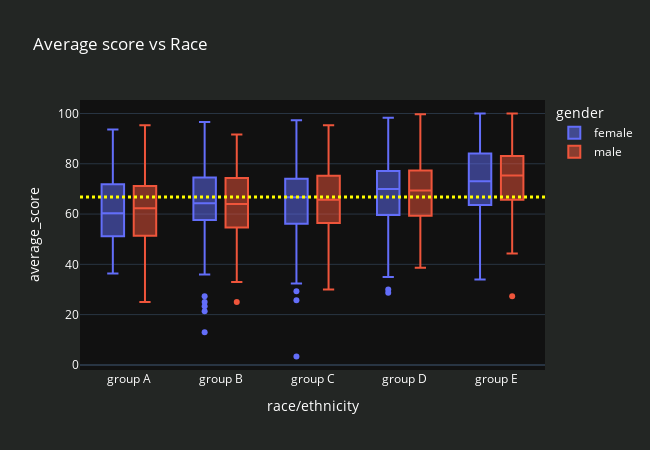
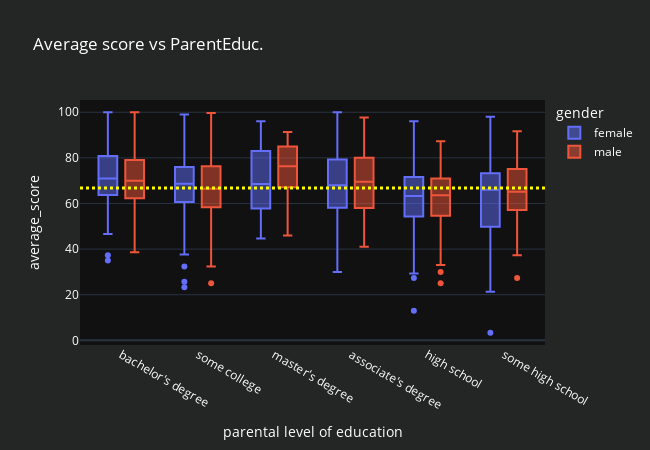
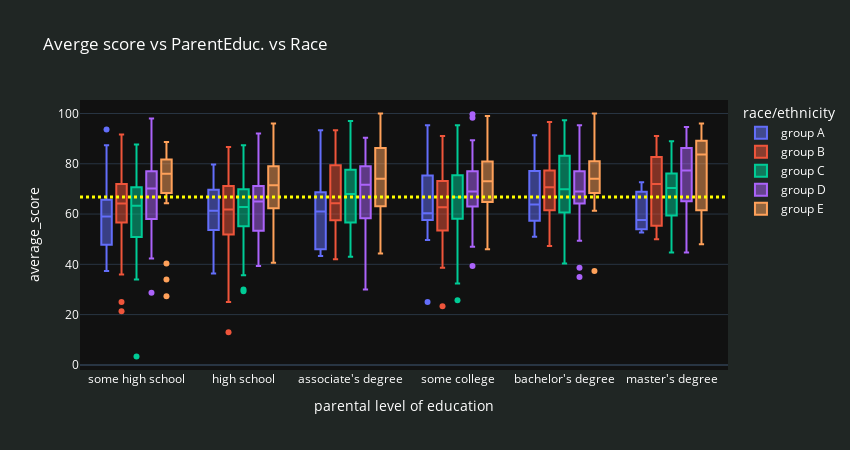

The code cell stored with these charts, in order, in its notebook:
### Code cell
total_average = df['average_score'].mean()

fig = px.box(df, y="average_score", x="race/ethnicity",color="gender",
             title='Average score vs Race',
             template='plotly_dark', width=650,height=450,
             category_orders={ 
            "race/ethnicity": ["group A", "group B", "group C", "group D", "group E"]},
#              color_discrete_map={ 
#             "male": "RebeccaPurple", "female": "lightsalmon"}             
            )

fig.add_shape( 
    type="line", line_color="yellow", line_width=3, opacity=1, line_dash="dot",
    x0=0, x1=1, xref="paper", y0=total_average, y1=total_average, yref="y"
)
fig.update_layout(
    paper_bgcolor="#232624",
    font=dict(
        color='white'))

fig.show()

##############
fig = px.box(df, y="average_score", x="parental level of education", color="gender",
             title='Average score vs ParentEduc.',
             template='plotly_dark', width=650, height=450,
             category_orders={
                 "race/ethnicity": ["group A", "group B", "group C", "group D", "group E"]
             }
             )

fig.add_shape(
    type="line", line_color="yellow", line_width=3, opacity=1, line_dash="dot",
    x0=0, x1=1, xref="paper", y0=total_average, y1=total_average, yref="y"
)
fig.update_layout(
    paper_bgcolor="#232624",
    font=dict(
        color='white'))

fig.show()

########################

fig = px.box(df, y="average_score", x="parental level of education", color="race/ethnicity",

             title='Averge score vs ParentEduc. vs Race ',
             template='plotly_dark',

             width=850, height=450,

             category_orders={
                 "parental level of education": ["some high school", "high school", "associate's degree",
                                                 "some college", "bachelor's degree", "master's degree"],

                 "race/ethnicity": ["group A", "group B", "group C", "group D", "group E"]
             }
             )

fig.add_shape(
    type="line", line_color="yellow", line_width=3, opacity=1, line_dash="dot",
    x0=0, x1=1, xref="paper", y0=total_average, y1=total_average, yref="y"
)

fig.update_layout(
    paper_bgcolor="#202624",
    font=dict(
        color='white',
    )
)


fig.show()

### Figure 1 — Plotly figure (JSON) as saved in the notebook; plotly's stock layout.template omitted (floating-point values rounded to 4 significant figures; data arrays with more than 128 entries replaced by an {"elided": "..."} marker saying what was removed)
{"data": [{"alignmentgroup": "True", "hovertemplate": "gender=female<br>race/ethnicity=%{x}<br>average_score=%{y}<extra></extra>", "legendgroup": "female", "marker": {"color": "#636efa"}, "name": "female", "notched": false, "offsetgroup": "female", "orientation": "v", "showlegend": true, "type": "box", "x": {"elided": "518 str values"}, "x0": " ", "xaxis": "x", "y": {"elided": "518 float values"}, "y0": " ", "yaxis": "y"}, {"alignmentgroup": "True", "hovertemplate": "gender=male<br>race/ethnicity=%{x}<br>average_score=%{y}<extra></extra>", "legendgroup": "male", "marker": {"color": "#EF553B"}, "name": "male", "notched": false, "offsetgroup": "male", "orientation": "v", "showlegend": true, "type": "box", "x": {"elided": "482 str values"}, "x0": " ", "xaxis": "x", "y": {"elided": "482 float values"}, "y0": " ", "yaxis": "y"}], "layout": {"boxmode": "group", "font": {"color": "white"}, "height": 450, "legend": {"title": {"text": "gender"}, "tracegroupgap": 0}, "paper_bgcolor": "#232624", "shapes": [{"line": {"color": "yellow", "dash": "dot", "width": 3}, "opacity": 1, "type": "line", "x0": 0, "x1": 1, "xref": "paper", "y0": 66.74, "y1": 66.74, "yref": "y"}], "title": {"text": "Average score vs Race"}, "width": 650, "xaxis": {"anchor": "y", "categoryarray": ["group A", "group B", "group C", "group D", "group E"], "categoryorder": "array", "domain": [0, 1], "title": {"text": "race/ethnicity"}}, "yaxis": {"anchor": "x", "domain": [0, 1], "title": {"text": "average_score"}}}}

### Figure 2 — Plotly figure (JSON) as saved in the notebook; plotly's stock layout.template omitted (floating-point values rounded to 4 significant figures; data arrays with more than 128 entries replaced by an {"elided": "..."} marker saying what was removed)
{"data": [{"alignmentgroup": "True", "hovertemplate": "gender=female<br>parental level of education=%{x}<br>average_score=%{y}<extra></extra>", "legendgroup": "female", "marker": {"color": "#636efa"}, "name": "female", "notched": false, "offsetgroup": "female", "orientation": "v", "showlegend": true, "type": "box", "x": {"elided": "518 str values"}, "x0": " ", "xaxis": "x", "y": {"elided": "518 float values"}, "y0": " ", "yaxis": "y"}, {"alignmentgroup": "True", "hovertemplate": "gender=male<br>parental level of education=%{x}<br>average_score=%{y}<extra></extra>", "legendgroup": "male", "marker": {"color": "#EF553B"}, "name": "male", "notched": false, "offsetgroup": "male", "orientation": "v", "showlegend": true, "type": "box", "x": {"elided": "482 str values"}, "x0": " ", "xaxis": "x", "y": {"elided": "482 float values"}, "y0": " ", "yaxis": "y"}], "layout": {"boxmode": "group", "font": {"color": "white"}, "height": 450, "legend": {"title": {"text": "gender"}, "tracegroupgap": 0}, "paper_bgcolor": "#232624", "shapes": [{"line": {"color": "yellow", "dash": "dot", "width": 3}, "opacity": 1, "type": "line", "x0": 0, "x1": 1, "xref": "paper", "y0": 66.74, "y1": 66.74, "yref": "y"}], "title": {"text": "Average score vs ParentEduc."}, "width": 650, "xaxis": {"anchor": "y", "domain": [0, 1], "title": {"text": "parental level of education"}}, "yaxis": {"anchor": "x", "domain": [0, 1], "title": {"text": "average_score"}}}}

### Figure 3 — Plotly figure (JSON) as saved in the notebook; plotly's stock layout.template omitted (floating-point values rounded to 4 significant figures; data arrays with more than 128 entries replaced by an {"elided": "..."} marker saying what was removed)
{"data": [{"alignmentgroup": "True", "hovertemplate": "race/ethnicity=group A<br>parental level of education=%{x}<br>average_score=%{y}<extra></extra>", "legendgroup": "group A", "marker": {"color": "#636efa"}, "name": "group A", "notched": false, "offsetgroup": "group A", "orientation": "v", "showlegend": true, "type": "box", "x": ["associate's degree", "some college", "master's degree", "master's degree", "associate's degree", "some high school", "associate's degree", "associate's degree", "bachelor's degree", "some college", "some college", "associate's degree", "bachelor's degree", "high school", "some high school", "bachelor's degree", "high school", "some high school", "some high school", "some high school", "some college", "some college", "some college", "associate's degree", "bachelor's degree", "some high school", "some high school", "bachelor's degree", "some high school", "high school", "some college", "some college", "some high school", "some high school", "some high school", "some high school", "some high school", "bachelor's degree", "high school", "high school", "high school", "associate's degree", "associate's degree", "high school", "some high school", "associate's degree", "some high school", "bachelor's degree", "associate's degree", "some college", "high school", "some high school", "some high school", "some high school", "associate's degree", "some college", "high school", "high school", "associate's degree", "high school", "bachelor's degree", "bachelor's degree", "bachelor's degree", "some high school", "associate's degree", "some college", "some college", "some college", "some high school", "high school", "bachelor's degree", "some high school", "some college", "bachelor's degree", "high school", "high school", "master's degree", "high school", "some college", "associate's degree", "some high school", "some college", "some high school", "high school", "some college", "some college", "high school", "some high school", "high school"], "x0": " ", "xaxis": "x", "y": [46, 75.33, 52.67, 72.67, 57.33, 37.33, 59.67, 43.33, 80.33, 51.33, 61, 51.67, 51, 53.67, 64.33, 74, 72.67, 66.67, 47.67, 45, 81, 69, 25, 62.33, 52.67, 48.67, 73, 64.67, 39.67, 45.67, 49.67, 51, 66, 61, 48, 62.33, 77, 70.67, 69.67, 79.67, 54.67, 80, 68.67, 67.33, 57, 93.33, 93.67, 91.33, 44.33, 58, 61, 53.67, 64, 51.33, 85.67, 95.33, 68.67, 70.67, 68, 50, 62.67, 87, 63, 51, 43.33, 57.67, 75.33, 74.67, 46, 46.33, 51.33, 87.33, 59.67, 62, 76.33, 61.67, 57.67, 36.33, 73.33, 62.33, 61, 58.67, 65.33, 55.33, 58.33, 82.33, 56, 44.33, 62.67], "y0": " ", "yaxis": "y"}, {"alignmentgroup": "True", "hovertemplate": "race/ethnicity=group B<br>parental level of education=%{x}<br>average_score=%{y}<extra></extra>", "legendgroup": "group B", "marker": {"color": "#EF553B"}, "name": "group B", "notched": false, "offsetgroup": "group B", "orientation": "v", "showlegend": true, "type": "box", "x": {"elided": "190 str values"}, "x0": " ", "xaxis": "x", "y": {"elided": "190 float values"}, "y0": " ", "yaxis": "y"}, {"alignmentgroup": "True", "hovertemplate": "race/ethnicity=group C<br>parental level of education=%{x}<br>average_score=%{y}<extra></extra>", "legendgroup": "group C", "marker": {"color": "#00cc96"}, "name": "group C", "notched": false, "offsetgroup": "group C", "orientation": "v", "showlegend": true, "type": "box", "x": {"elided": "319 str values"}, "x0": " ", "xaxis": "x", "y": {"elided": "319 float values"}, "y0": " ", "yaxis": "y"}, {"alignmentgroup": "True", "hovertemplate": "race/ethnicity=group D<br>parental level of education=%{x}<br>average_score=%{y}<extra></extra>", "legendgroup": "group D", "marker": {"color": "#ab63fa"}, "name": "group D", "notched": false, "offsetgroup": "group D", "orientation": "v", "showlegend": true, "type": "box", "x": {"elided": "262 str values"}, "x0": " ", "xaxis": "x", "y": {"elided": "262 float values"}, "y0": " ", "yaxis": "y"}, {"alignmentgroup": "True", "hovertemplate": "race/ethnicity=group E<br>parental level of education=%{x}<br>average_score=%{y}<extra></extra>", "legendgroup": "group E", "marker": {"color": "#FFA15A"}, "name": "group E", "notched": false, "offsetgroup": "group E", "orientation": "v", "showlegend": true, "type": "box", "x": {"elided": "140 str values"}, "x0": " ", "xaxis": "x", "y": {"elided": "140 float values"}, "y0": " ", "yaxis": "y"}], "layout": {"boxmode": "group", "font": {"color": "white"}, "height": 450, "legend": {"title": {"text": "race/ethnicity"}, "tracegroupgap": 0}, "paper_bgcolor": "#202624", "shapes": [{"line": {"color": "yellow", "dash": "dot", "width": 3}, "opacity": 1, "type": "line", "x0": 0, "x1": 1, "xref": "paper", "y0": 66.74, "y1": 66.74, "yref": "y"}], "title": {"text": "Averge score vs ParentEduc. vs Race "}, "width": 850, "xaxis": {"anchor": "y", "categoryarray": ["some high school", "high school", "associate's degree", "some college", "bachelor's degree", "master's degree"], "categoryorder": "array", "domain": [0, 1], "title": {"text": "parental level of education"}}, "yaxis": {"anchor": "x", "domain": [0, 1], "title": {"text": "average_score"}}}}
